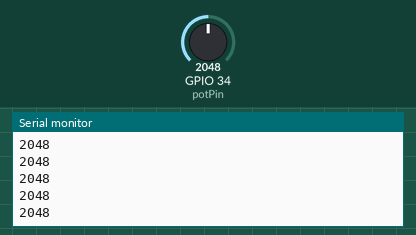
Bench run of a sketch on a simulated ESP32. On the bench: the last lines printed to the serial monitor. Inputs (shaded band) come from the test bench; at power-on: GPIO 34 (potPin) = 2048.

Above: at 2.2 s.
2.3 s: GPIO 34 (potPin) set to 2866
At 2.31 s:
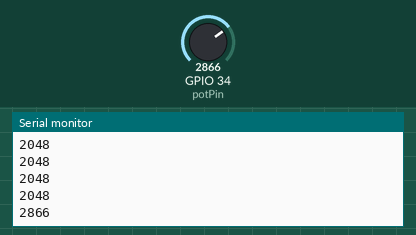
3.8 s: GPIO 34 (potPin) set to 3603
At 3.81 s:
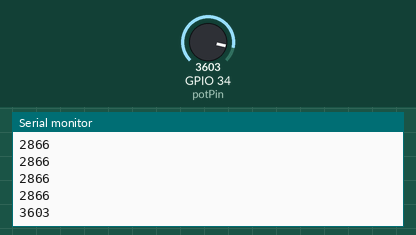
Timing chart, 0 to 6.8 s (numbered marks = the images above; inputs shaded):
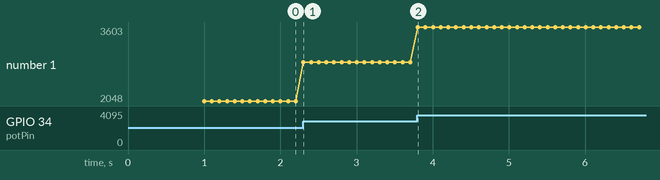

Measured:
- after the input at 2.3 s, the serial monitor: prints a new line at once (image 1)
- after the input at 3.8 s, the serial monitor: prints a new line at once (image 2)
- plotted number 1: 2048 → 2866 after the input at 2.3 s, 2866 → 3603 after the input at 3.8 s

The sketch:

Read_ADC.ino
```cpp
const int potPin = 34;

int potValue = 0;


void setup() {
  // put your setup code here, to run once:
  Serial.begin(115200);
  delay(1000);
}

void loop() {
  // put your main code here, to run repeatedly:
  potValue = analogRead(potPin);      // the resolution is 12 bits of ADC so we can read from 0 to 4095
  Serial.println(potValue);
  delay(100);
}
```
